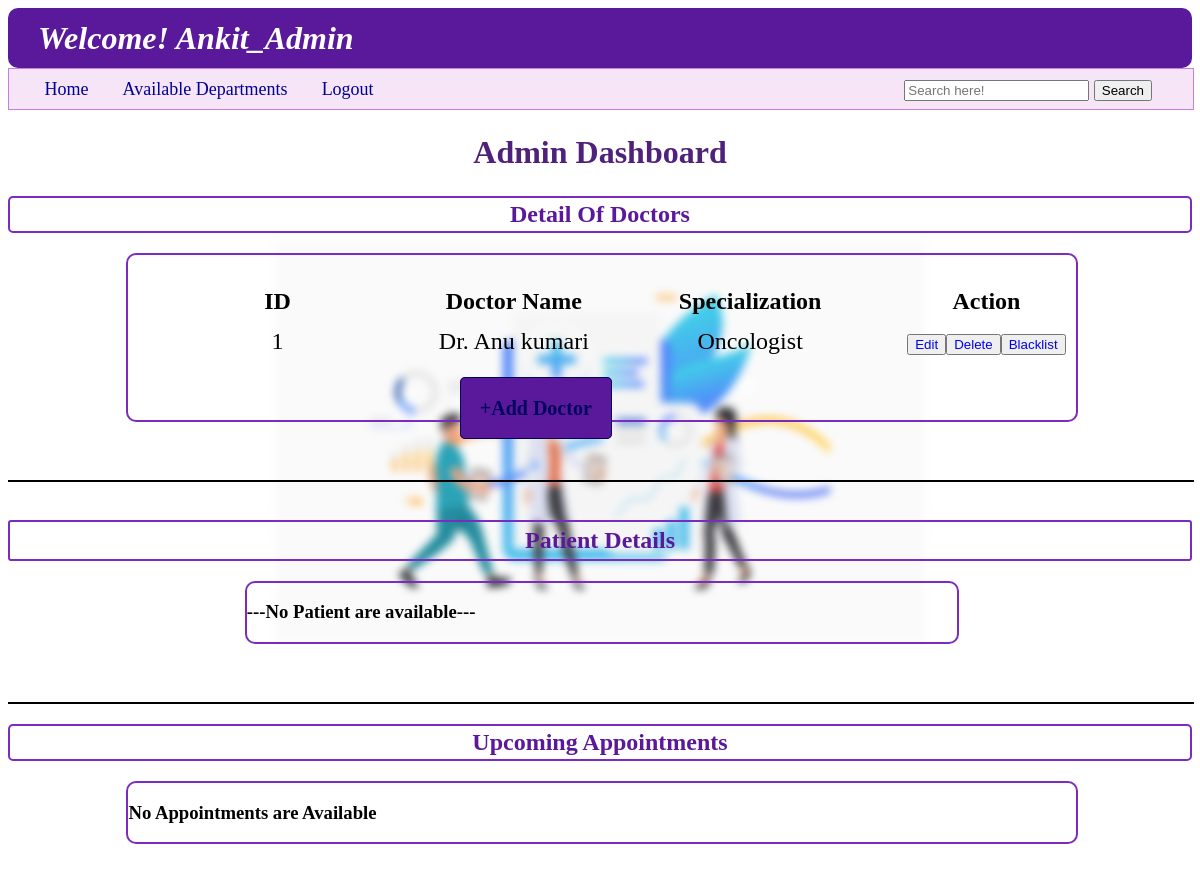
The app's page /admin/Ankit_Admin, older data.
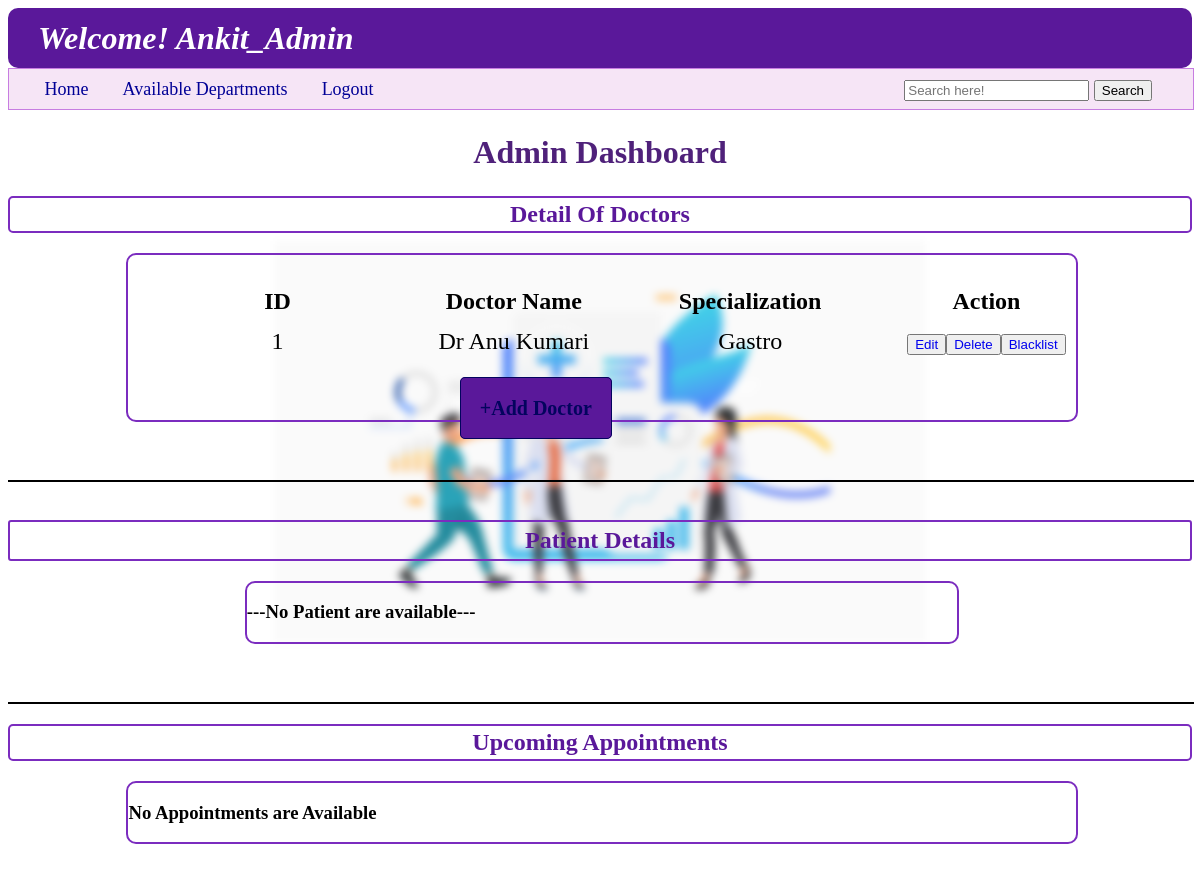
The same page, newer data.
### backend/models.py (models this page shows)
class Doctor_Info(db.Model):
    __tablename__ = "doctor_info"
    id=db.Column(db.Integer,primary_key=True)
    full_name=db.Column(db.String,nullable=False)
    email=db.Column(db.String,unique=True,nullable=False)
    password=db.Column(db.String,nullable=False)
    dept_id=db.Column(db.String,db.ForeignKey("department.id"),nullable=False)
    experience=db.Column(db.Integer,nullable=False)
    bio=db.Column(db.String,nullable=False)
    is_blacklist=db.Column(db.Integer,default=0)
    appointments=db.relationship("Appointments",cascade="all,delete",backref="doctor_info",lazy=True)
    availability=db.relationship("Availability",cascade="all,delete",backref="doctor_info",lazy=True)

class Department(db.Model):
    __tablename__ = "department"
    id=db.Column(db.String,primary_key=True,nullable=False)
    specialization=db.Column(db.String,nullable=False)
    description=db.Column(db.String,nullable=False)
    doctor=db.relationship("Doctor_Info",cascade="all,delete",backref="department",lazy=True)

### backend/controllers.py (the view)
@app.route("/admin/<name>")
def admin_dashboard(name):
    doctor_list=all_doctor()
    patient_list=all_user()
    appointments_list=all_appointments()
    return render_template("admin_dashboard.html",usern=name,doctor_list=doctor_list,patient_list=patient_list,appointments_list=appointments_list,pop_up="")

### backend/controllers.py (called while the page is built)
def all_doctor():
    doctor=Doctor_Info.query.all()
    return doctor

def all_user():
    patient=User_Info.query.filter(User_Info.role==1).all()
    return patient

def all_appointments():
    appointments=Appointments.query.all()
    return appointments

### templates/admin_dashboard.html (shortened to what this page needs)
{%extends "admin_layout.html"%}
{%block content%}
    <h1 style="text-align: center; font-weight: bold; padding: 3px; color: rgba(60,9,108,0.9);">Admin Dashboard</h1>
    <h2 style="text-align: center; font-weight: bold; border: 2px solid rgb(123,44,191);padding: 3px; color: rgb(90,24,154); border-radius: 5px; ">Detail Of Doctors</h2>
    <div class="login_panel" style="width: 80%; margin-left: 10%; border: 2px solid rgb(123,44,191)">
        {%if doctor_list%}
        <table class="table_user_dashboard">
            <thead style="margin: 10px;">
                <th>ID</th>
                <th>Doctor Name</th>
                <th>Specialization</th>
                <th>Action</th>
            </thead>
            <tbody>
                {%for doctor in doctor_list%}
                <tr>
                    <td>{{doctor.id}}</td>
                    <td>{{doctor.full_name}}</td>
                    <td>{{doctor.department.specialization}}</td>
                    <td><button><a href="user_relased_spot.html">Edit</a></button><button><a href="user_relased_spot.html">Delete</a></button><button><a href="user_relased_spot.html">Blacklist</a></button></td>
                </tr>
                {%endfor%}
            </tbody>
        </table>
        {%else%}
        <h3>---No doctor are added---</h3>
        {%endif%}
        <a href="{{ url_for('admin_add_doctor') }}" class="Centre_button" type="button" style="background-color: rgb(90,24,154);">+Add Doctor</a>
    </div>
    <br>
    <hr style="border: 1px solid black; width: 100%; margin: 0px;">
    <br>
    <h2 style="text-align: center; font-weight: bold; border: 2px solid rgb(123,44,191); color: rgb(90,24,154); border-radius: 3px; padding: 5px; ">Patient Details</h2>
    <div class="login_panel" style="width: 60%; margin-left: 20%; border: 2px solid rgb(123,44,191)">
        {%if patient_list%}
        <table class="table_user_dashboard">
            <thead style="margin: 10px;">
                <th>ID</th>
                <th>Name</th>
                <th>Action</th>
            </thead>
            <tbody>
                {%for user in patient_list%}
                <tr>
                    <td>{{user.id}}</td>
                    <td>{{user.full_name}}</td>
                    <td><button><a href="user_relased_spot.html">Edit</a></button><button><a href="user_relased_spot.html">Delete</a></button><button><a href="user_relased_spot.html">Blacklist</a></button></td>
                </tr>
                {%endfor%}
            </tbody>
        </table>
        {%else%}
        <h3>---No Patient are available---</h3>
        {%endif%}
    </div>
    <br>
    <hr style="border: 1px solid black; width: 100%; margin: 0px;">
    <h2 style="text-align: center; font-weight: bold; border: 2px solid rgb(123,44,191);padding: 3px; color: rgb(90,24,154); border-radius: 5px; ">Upcoming Appointments</h2>
    <div class="login_panel" style="width: 80%; margin-left: 10%; border: 2px solid rgb(123,44,191)">
        {%if appointments%}
        <table class="table_user_dashboard">
            <thead style="margin: 10px;">
                <th>App_ID</th>
                <th>Pateint Name</th>
                <th>Doctor Name</th>
                <th>Specialization</th>
                <th>Patient History</th>
            </thead>
            <tbody>
                {%for appointment in appointments_list%}
                <tr>
                    <td>{{appointment.id}}</td>
                    <td>{{appointment.user_info.full_name}}</td>
                    <td>{{appointment.doctor_id}}</td>
                    <td>{{appointment.doctor_info.specialization}}</td>
                    <td><a href="/user_history" type="button" style="background-color: rgb(90,24,154);">View</a></td>
                </tr>
                {%endfor%}
            </tbody>
        </table>
        {%else%}
        <h3>No Appointments are Available</h3>
        {%endif%}
    </div>
{%endblock%}

### templates/admin_layout.html (shortened to what this page needs)
<!DOCTYPE html>
<html lang="en">
<head>
    <link rel="stylesheet" href="/static/style.css">
</head>
<body style="background-image: url('/static/image/4950247_19834.svg');">
    <header>
        <div>
            <h1 class="wel"  style="background-color: rgb(90,24,154);"><i><b>Welcome! {{usern}}</b></i></h1>
        </div>
        <nav class="nav" style="background-color: rgba(224, 170, 225, 0.3); border-color: rgba(199,125,225);">
            <a class="nav_a" href="{{url_for('admin_dashboard',name=usern)}}" style="margin-left: 3%;">Home</a>
            <a class="nav_a" href="{{url_for('admin_department')}}">Available Departments</a>
            <a class="nav_a" href="/login">Logout</a>
            <span class="nav_a" style="position: absolute; right: 10px;">
                <form action="#" method="POST">
                    <input type="text" id="search" name="search" placeholder="Search here!">
                    <button type="submit">Search</button>
                </form>
            </span>
        </nav>
    </header>
    {%block content%}
    {%endblock%}
</body>
</html>

### static/style.css (style rules this page uses)
body { background-image: url("https://static.vecteezy.com/system/resources/thumbnails/002/072/163/small_2x/doctor-injecting-coronavirus-vaccine-to-a-patient-concept-free-vector.jpg"); background-repeat: no-repeat; background-size: 650px 650px; background-position: center; background-attachment: fixed; filter: saturate(1.0); z-index: -4; backdrop-filter: blur(4px); }
.wel { height: 60px; align-content: center; color: white; background-color: rgb(0, 180, 216); border-radius: 10px; margin: 0px; padding-left: 30px; }
.login_panel { height: auto; width: 60%; margin: 10px 20% 40px 20%; border: 2px double rgb(0, 180, 216); border-radius: 10px; }
.Centre_button { margin: 0% 0% 5% 35% ; border: 1px solid rgb(3, 4, 94); border-radius: 5px; padding: 2%; width: auto; font-size: 20px; font-weight: bold; color: rgb(3, 4, 94); background-color: rgb(202,240,248); }
.nav { height: 40px; width: 100%; background-color: rgba(202,240,248,0.5); border: 1px solid rgb(202, 240, 248); align-content: center; }
.nav_a { color: rgb(0,0,150); font-size: large; margin-right: 30px; text-decoration: none; }
.table_user_dashboard { align-content: center; margin: 30px; font-size: x-large; }
table { width: 100%; table-layout: fixed; }
td { text-align: center; padding: 10px; }
a { text-decoration: none; }

Row changes from the older to the newer data that the page shows:
changed Doctor_Info id 1: full_name "Dr. Anu kumari" → "Dr Anu Kumari"; department.specialization "Oncologist" → "Gastro"
